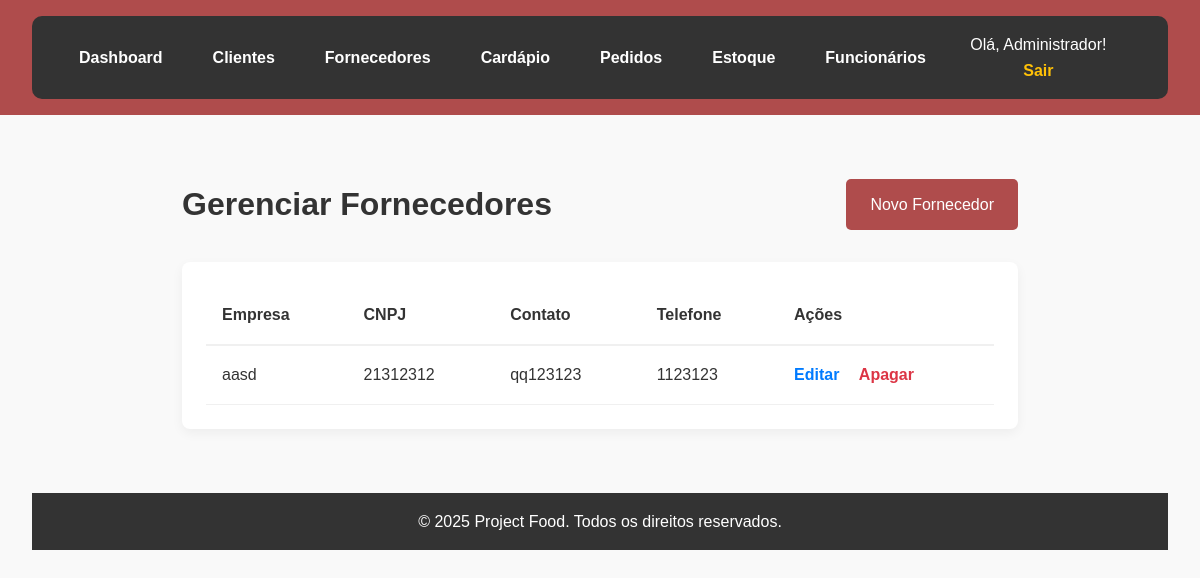
/fornecedores.php (signed in), run on the app's committed database.
### tables this page shows
CREATE TABLE `fornecedores` (
  `id` int NOT NULL,
  `nome_empresa` varchar(150) NOT NULL,
  `cnpj` varchar(20) DEFAULT NULL,
  `contato_nome` varchar(100) DEFAULT NULL,
  `telefone` varchar(20) DEFAULT NULL,
  `email` varchar(100) DEFAULT NULL,
  `endereco` varchar(255) DEFAULT NULL,
  `data_criacao` timestamp NULL DEFAULT CURRENT_TIMESTAMP
);

### src/fornecedores.php (the view, shortened to what this page needs)
<?php
include(__DIR__ . '/includes/header.php');
include(__DIR__ . '/includes/db_connect.php');
try {
    $stmt = $pdo->query("SELECT id, nome_empresa, cnpj, contato_nome, telefone, email
                         FROM fornecedores
                         ORDER BY nome_empresa ASC");
    $fornecedores = $stmt->fetchAll(PDO::FETCH_ASSOC);
} catch (PDOException $e) {
    echo '<div class="alert alert-danger">Erro ao buscar fornecedores: ' . $e->getMessage() . '</div>';
    $fornecedores = [];
}
?>
<main>
    <div class="header-container" style="display: flex; justify-content: space-between; align-items: center; margin-bottom: 2rem;">
        <h1>Gerenciar Fornecedores</h1>
        <a href="fornecedores_novo.php" class="btn">Novo Fornecedor</a>
    </div>
    <div class="table-container" style="background: #fff; padding: 1.5rem; border-radius: 8px; box-shadow: 0 4px 12px rgba(0,0,0,0.05); overflow-x: auto;">
        <table style="width: 100%; border-collapse: collapse; min-width: 600px;">
            <thead>
                <tr style="border-bottom: 2px solid #f0f0f0;">
                    <th style="padding: 1rem; text-align: left;">Empresa</th>
                    <th style="padding: 1rem; text-align: left;">CNPJ</th>
                    <th style="padding: 1rem; text-align: left;">Contato</th>
                    <th style="padding: 1rem; text-align: left;">Telefone</th>
                    <th style="padding: 1rem; text-align: left;">Ações</th>
                </tr>
            </thead>
            <tbody>
                <?php if (empty($fornecedores)): ?>
                    <tr>
                        <td colspan="5" style="padding: 1rem; text-align: center;">Nenhum fornecedor cadastrado.</td>
                    </tr>
                <?php else: ?>
                    <?php foreach ($fornecedores as $f): ?>
                        <tr style="border-bottom: 1px solid #f0f0f0;">
                            <td style="padding: 1rem;"><?php echo htmlspecialchars($f['nome_empresa']); ?></td>
                            <td style="padding: 1rem;"><?php echo htmlspecialchars($f['cnpj']); ?></td>
                            <td style="padding: 1rem;"><?php echo htmlspecialchars($f['contato_nome']); ?></td>
                            <td style="padding: 1rem;"><?php echo htmlspecialchars($f['telefone']); ?></td>
                            <td style="padding: 1rem;">
                                <a href="fornecedores_editar.php?id=<?php echo $f['id']; ?>" style="color: #007bff; text-decoration: none; font-weight: bold;">Editar</a>
                                <a href="fornecedores_apagar.php?id=<?php echo $f['id']; ?>"
                                   style="color: #dc3545; text-decoration: none; font-weight: bold; margin-left: 15px;"
                                   onclick="return confirm('Tem certeza que deseja apagar este fornecedor?');">
                                   Apagar
                                </a>
                            </td>
                        </tr>
                    <?php endforeach; ?>
                <?php endif; ?>
            </tbody>
        </table>
    </div>
</main>
<?php
include(__DIR__ . '/includes/footer.php');
?>

### src/styles.css (style rules this page uses)
* { margin: 0; padding: 0; box-sizing: border-box; font-family: Arial, Helvetica, sans-serif; }
body { background-image: url(https://grupokallas.com.br/wp-content/uploads/2025/07/Osteria-Zucco-em-Moema-SP-1-1024x683.webp); background-size: cover; background-position: center; background-repeat: no-repeat; background-color: #f9f9f9; color: #333; line-height: 1.6; }
main { padding: 2rem; max-width: 900px; margin: auto; }
.btn { background-color: #af4c4c; color: white; padding: 0.8rem 1.5rem; text-decoration: none; border-radius: 5px; transition: background 0.9s ease, transform 0.9s ease; }

### data on the page
fornecedores: nome_empresa "aasd", cnpj "21312312", contato_nome "qq123123", telefone "1123123"

### other printed values
$_SESSION['funcionario_nome'] "Administrador"
